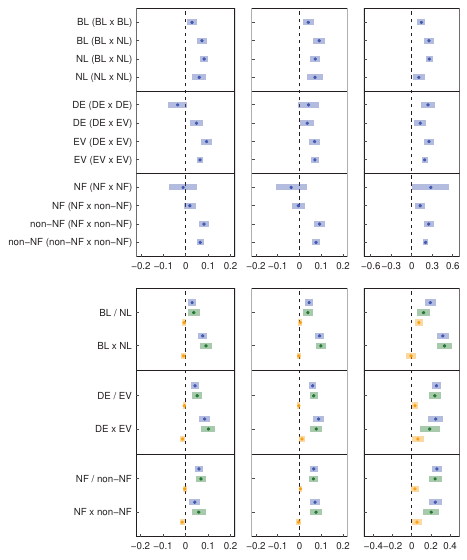

Write the R code that produced this figure.
rm(list = ls())
library(rstudioapi)
library(metafor)
library(multcomp)
library(ggplot2)
library(cowplot)
currentPath <- getSourceEditorContext()$path
charLocations <- gregexpr('/',currentPath)[[1]]
currentPath <- substring(currentPath,1,charLocations[length(charLocations)]-1)
setwd(currentPath)

##==== Function ====##
theme_custom <- function(){
  myTheme <- theme(panel.background = element_rect(fill = 'white',color = 'black',size = 0.5),
                   panel.grid = element_blank(),
                   legend.position = 'none',
                   plot.margin = margin(6,6,6,6),
                   plot.background = element_blank(),
                   axis.ticks = element_line(size = 0.3),
                   axis.ticks.length = unit(-0.15,'lines'),
                   axis.title.y = element_blank(),
                   axis.title.x = element_blank(),
                   axis.text.y = element_text(size = 7,margin = margin(0,3,0,0),color = '#000000'),
                   axis.text.x = element_text(size = 7,margin = margin(4,0,0,0),color = '#000000'))
  return(myTheme)
}
CMYKtoRGB <- function(C,M,Y,K){
  Rc <- (1-C)*(1-K)
  Gc <- (1-M)*(1-K)
  Bc <- (1-Y)*(1-K)
  R <- as.character(as.hexmode((ceiling(Rc*255))))
  G <- as.character(as.hexmode((ceiling(Gc*255))))
  B <- as.character(as.hexmode((ceiling(Bc*255))))
  if(nchar(R) == 1){
    R <- paste0('0',R)
  }
  if(nchar(G) == 1){
    G <- paste0('0',G)
  }
  if(nchar(B) == 1){
    B <- paste0('0',B)
  }
  RGBColor <- paste0('#',R,G,B)
  return(RGBColor)
}
##==== Function ====##

##==== Part 1: Height (Species) ====##
load('Data_Height_Species.R')
dataMatrix$Level4 <- as.factor(paste(dataMatrix$Lat,dataMatrix$Lon))
dataMatrix$Level3 <- as.factor(paste(dataMatrix$Composition,dataMatrix$Age,dataMatrix$Density))
dataMatrix$Level2 <- as.factor(dataMatrix$Species)
dataMatrix$Level1 <- as.factor(seq(1,nrow(dataMatrix)))
# Part 1.1: Needleleaf
dataMatrix$NeedleleafClass <- as.factor(dataMatrix$NeedleleafClass)
res_1 <- rma.mv(yi,vi,mods = ~NeedleleafClass-1,random = ~1|Level4/Level3/Level2/Level1,method = 'ML',data = dataMatrix)
figMatrix_1 <- data.frame()
for(i in seq(1,nrow(res_1$b))){
  tempRowName <- row.names(res_1$b)[i]
  selectID <- gregexpr('Class',tempRowName)[[1]]
  tempClass <- substring(tempRowName,(selectID + 5),nchar(tempRowName))
  tempMatrix <- data.frame(Class = tempClass,Mean = as.numeric(res_1$b[i]),
                           UpLimit = as.numeric(res_1$ci.ub[i]),LowLimit = as.numeric(res_1$ci.lb[i]))
  figMatrix_1 <- rbind(figMatrix_1,tempMatrix)
}
figMatrix_1$Class <- factor(figMatrix_1$Class,levels = c('Broad (Broad)','Broad (Broad*Needle)','Needle (Broad*Needle)','Needle (Needle)'),ordered = TRUE)
# Part 1.2: Evergreen
dataMatrix$EvergreenClass <- as.factor(dataMatrix$EvergreenClass)
res_2 <- rma.mv(yi,vi,mods = ~EvergreenClass-1,random = ~1|Level4/Level3/Level2/Level1,method = 'ML',data = dataMatrix)
figMatrix_2 <- data.frame()
for(i in seq(1,nrow(res_2$b))){
  tempRowName <- row.names(res_2$b)[i]
  selectID <- gregexpr('Class',tempRowName)[[1]]
  tempClass <- substring(tempRowName,(selectID + 5),nchar(tempRowName))
  tempMatrix <- data.frame(Class = tempClass,Mean = as.numeric(res_2$b[i]),
                           UpLimit = as.numeric(res_2$ci.ub[i]),LowLimit = as.numeric(res_2$ci.lb[i]))
  figMatrix_2 <- rbind(figMatrix_2,tempMatrix)
}
figMatrix_2$Class <- factor(figMatrix_2$Class,levels = c('Deciduous (Deciduous)','Deciduous (Deciduous*Evergreen)','Evergreen (Deciduous*Evergreen)','Evergreen (Evergreen)'),ordered = TRUE)
# Part 1.3: Nitrogen
dataMatrix$NitrogenClass <- as.factor(dataMatrix$NitrogenClass)
res_3 <- rma.mv(yi,vi,mods = ~NitrogenClass-1,random = ~1|Level4/Level3/Level2/Level1,method = 'ML',data = dataMatrix)
figMatrix_3 <- data.frame()
for(i in seq(1,nrow(res_3$b))){
  tempRowName <- row.names(res_3$b)[i]
  selectID <- gregexpr('Class',tempRowName)[[1]]
  tempClass <- substring(tempRowName,(selectID + 5),nchar(tempRowName))
  tempMatrix <- data.frame(Class = tempClass,Mean = as.numeric(res_3$b[i]),
                           UpLimit = as.numeric(res_3$ci.ub[i]),LowLimit = as.numeric(res_3$ci.lb[i]))
  figMatrix_3 <- rbind(figMatrix_3,tempMatrix)
}
figMatrix_3$Class <- factor(figMatrix_3$Class,levels = c('N (N)','N (Non-N*N)','Non-N (Non-N*N)','Non-N (Non-N)'),ordered = TRUE)
# Part 1.4: Multiple comparison
multiCompare_1 <- summary(glht(res_1, linfct = rbind(c(-1,1,0,0),c(-1,0,1,0),c(-1,0,0,1),c(0,-1,1,0),c(0,-1,0,1),c(0,0,-1,1))),test = adjusted('none'))
multiCompare_2 <- summary(glht(res_2, linfct = rbind(c(-1,1,0,0),c(-1,0,1,0),c(-1,0,0,1),c(0,-1,1,0),c(0,-1,0,1),c(0,0,-1,1))),test = adjusted('none'))
multiCompare_3 <- summary(glht(res_3, linfct = rbind(c(-1,1,0,0),c(-1,0,1,0),c(-1,0,0,1),c(0,-1,1,0),c(0,-1,0,1),c(0,0,-1,1))),test = adjusted('none'))
# Part 1.5: Draw
# BL vs. NL
figMatrix_1$XLocation <- 0
selectID <- which(figMatrix_1$Class == 'Broad (Broad)')
figMatrix_1$XLocation[selectID] <- 13
selectID <- which(figMatrix_1$Class == 'Broad (Broad*Needle)')
figMatrix_1$XLocation[selectID] <- 12
selectID <- which(figMatrix_1$Class == 'Needle (Broad*Needle)')
figMatrix_1$XLocation[selectID] <- 11
selectID <- which(figMatrix_1$Class == 'Needle (Needle)')
figMatrix_1$XLocation[selectID] <- 10
# DE vs. EV
figMatrix_2$XLocation <- 0
selectID <- which(figMatrix_2$Class == 'Deciduous (Deciduous)')
figMatrix_2$XLocation[selectID] <- 8.5
selectID <- which(figMatrix_2$Class == 'Deciduous (Deciduous*Evergreen)')
figMatrix_2$XLocation[selectID] <- 7.5
selectID <- which(figMatrix_2$Class == 'Evergreen (Deciduous*Evergreen)')
figMatrix_2$XLocation[selectID] <- 6.5
selectID <- which(figMatrix_2$Class == 'Evergreen (Evergreen)')
figMatrix_2$XLocation[selectID] <- 5.5
# NF vs. non-NF
figMatrix_3$XLocation <- 0
selectID <- which(figMatrix_3$Class == 'N (N)')
figMatrix_3$XLocation[selectID] <- 4
selectID <- which(figMatrix_3$Class == 'N (Non-N*N)')
figMatrix_3$XLocation[selectID] <- 3
selectID <- which(figMatrix_3$Class == 'Non-N (Non-N*N)')
figMatrix_3$XLocation[selectID] <- 2
selectID <- which(figMatrix_3$Class == 'Non-N (Non-N)')
figMatrix_3$XLocation[selectID] <- 1
figMatrix <- rbind(figMatrix_1,figMatrix_2,figMatrix_3)
# Polygons
width <- 0.33
polygons <- data.frame()
for(i in seq(1,nrow(figMatrix))){
  point_1 <- data.frame(X = figMatrix$XLocation[i] - width/2,Y = figMatrix$LowLimit[i])
  point_2 <- data.frame(X = figMatrix$XLocation[i] - width/2,Y = figMatrix$UpLimit[i])
  point_3 <- data.frame(X = figMatrix$XLocation[i] + width/2,Y = figMatrix$UpLimit[i])
  point_4 <- data.frame(X = figMatrix$XLocation[i] + width/2,Y = figMatrix$LowLimit[i])
  tempPolygon <- rbind(point_1,point_2,point_3,point_4,point_1)
  tempPolygon$ID <- i
  polygons <- rbind(polygons,tempPolygon)
}
# Draw
Fig_2a <- ggplot()+
  geom_vline(xintercept = 4.75,size = 0.3,color = '#000000')+
  geom_vline(xintercept = 9.25,size = 0.3,color = '#000000')+
  geom_hline(yintercept = 0,size = 0.3,color = '#000000',linetype = 'dashed')+
  geom_polygon(data = polygons,mapping = aes(x = X,y = Y,group = ID),fill = CMYKtoRGB(0.84,0.67,0,0),alpha = 0.4)+
  geom_point(data = figMatrix,mapping = aes(x = XLocation,y = Mean),size = 0.5,color = CMYKtoRGB(0.84,0.67,0,0))+
  scale_x_continuous(breaks = c(1,2,3,4,5.5,6.5,7.5,8.5,10,11,12,13),
                     labels = c('non-NF (non-NF x non-NF)','non-NF (NF x non-NF)','NF (NF x non-NF)','NF (NF x NF)',
                                'EV (EV x EV)','EV (DE x EV)','DE (DE x EV)','DE (DE x DE)',
                                'NL (NL x NL)','NL (BL x NL)','BL (BL x NL)','BL (BL x BL)'))+
  scale_y_continuous(limits = c(-0.22,0.22),breaks = seq(-0.2,0.2,0.1),labels = c('-0.2','-0.1','0','0.1','0.2'),expand = c(0,0))+
  coord_flip()+
  theme_custom()
##==== Part 1: Height (Species) ====##

##==== Part 2: DBH (Species) ====##
load('Data_DBH_Species.R')
dataMatrix$Level4 <- as.factor(paste(dataMatrix$Lat,dataMatrix$Lon))
dataMatrix$Level3 <- as.factor(paste(dataMatrix$Composition,dataMatrix$Age,dataMatrix$Density))
dataMatrix$Level2 <- as.factor(dataMatrix$Species)
dataMatrix$Level1 <- as.factor(seq(1,nrow(dataMatrix)))
# Part 2.1: Needleleaf
dataMatrix$NeedleleafClass <- as.factor(dataMatrix$NeedleleafClass)
res_1 <- rma.mv(yi,vi,mods = ~NeedleleafClass-1,random = ~1|Level4/Level3/Level2/Level1,method = 'ML',data = dataMatrix)
figMatrix_1 <- data.frame()
for(i in seq(1,nrow(res_1$b))){
  tempRowName <- row.names(res_1$b)[i]
  selectID <- gregexpr('Class',tempRowName)[[1]]
  tempClass <- substring(tempRowName,(selectID + 5),nchar(tempRowName))
  tempMatrix <- data.frame(Class = tempClass,Mean = as.numeric(res_1$b[i]),
                           UpLimit = as.numeric(res_1$ci.ub[i]),LowLimit = as.numeric(res_1$ci.lb[i]))
  figMatrix_1 <- rbind(figMatrix_1,tempMatrix)
}
figMatrix_1$Class <- factor(figMatrix_1$Class,levels = c('Broad (Broad)','Broad (Broad*Needle)','Needle (Broad*Needle)','Needle (Needle)'),ordered = TRUE)
# Part 2.2: Evergreen
dataMatrix$EvergreenClass <- as.factor(dataMatrix$EvergreenClass)
res_2 <- rma.mv(yi,vi,mods = ~EvergreenClass-1,random = ~1|Level4/Level3/Level2/Level1,method = 'ML',data = dataMatrix)
figMatrix_2 <- data.frame()
for(i in seq(1,nrow(res_2$b))){
  tempRowName <- row.names(res_2$b)[i]
  selectID <- gregexpr('Class',tempRowName)[[1]]
  tempClass <- substring(tempRowName,(selectID + 5),nchar(tempRowName))
  tempMatrix <- data.frame(Class = tempClass,Mean = as.numeric(res_2$b[i]),
                           UpLimit = as.numeric(res_2$ci.ub[i]),LowLimit = as.numeric(res_2$ci.lb[i]))
  figMatrix_2 <- rbind(figMatrix_2,tempMatrix)
}
figMatrix_2$Class <- factor(figMatrix_2$Class,levels = c('Deciduous (Deciduous)','Deciduous (Deciduous*Evergreen)','Evergreen (Deciduous*Evergreen)','Evergreen (Evergreen)'),ordered = TRUE)
# Part 2.3: Nitrogen
dataMatrix$NitrogenClass <- as.factor(dataMatrix$NitrogenClass)
res_3 <- rma.mv(yi,vi,mods = ~NitrogenClass-1,random = ~1|Level4/Level3/Level2/Level1,method = 'ML',data = dataMatrix)
figMatrix_3 <- data.frame()
for(i in seq(1,nrow(res_3$b))){
  tempRowName <- row.names(res_3$b)[i]
  selectID <- gregexpr('Class',tempRowName)[[1]]
  tempClass <- substring(tempRowName,(selectID + 5),nchar(tempRowName))
  tempMatrix <- data.frame(Class = tempClass,Mean = as.numeric(res_3$b[i]),
                           UpLimit = as.numeric(res_3$ci.ub[i]),LowLimit = as.numeric(res_3$ci.lb[i]))
  figMatrix_3 <- rbind(figMatrix_3,tempMatrix)
}
figMatrix_3$Class <- factor(figMatrix_3$Class,levels = c('N (N)','N (Non-N*N)','Non-N (Non-N*N)','Non-N (Non-N)'),ordered = TRUE)
# Part 2.4: Multiple comparison
multiCompare_1 <- summary(glht(res_1, linfct = rbind(c(-1,1,0,0),c(-1,0,1,0),c(-1,0,0,1),c(0,-1,1,0),c(0,-1,0,1),c(0,0,-1,1))),test = adjusted('none'))
multiCompare_2 <- summary(glht(res_2, linfct = rbind(c(-1,1,0,0),c(-1,0,1,0),c(-1,0,0,1),c(0,-1,1,0),c(0,-1,0,1),c(0,0,-1,1))),test = adjusted('none'))
multiCompare_3 <- summary(glht(res_3, linfct = rbind(c(-1,1,0,0),c(-1,0,1,0),c(-1,0,0,1),c(0,-1,1,0),c(0,-1,0,1),c(0,0,-1,1))),test = adjusted('none'))
# Part 2.5: Draw
# BL vs. NL
figMatrix_1$XLocation <- 0
selectID <- which(figMatrix_1$Class == 'Broad (Broad)')
figMatrix_1$XLocation[selectID] <- 13
selectID <- which(figMatrix_1$Class == 'Broad (Broad*Needle)')
figMatrix_1$XLocation[selectID] <- 12
selectID <- which(figMatrix_1$Class == 'Needle (Broad*Needle)')
figMatrix_1$XLocation[selectID] <- 11
selectID <- which(figMatrix_1$Class == 'Needle (Needle)')
figMatrix_1$XLocation[selectID] <- 10
# DE vs. EV
figMatrix_2$XLocation <- 0
selectID <- which(figMatrix_2$Class == 'Deciduous (Deciduous)')
figMatrix_2$XLocation[selectID] <- 8.5
selectID <- which(figMatrix_2$Class == 'Deciduous (Deciduous*Evergreen)')
figMatrix_2$XLocation[selectID] <- 7.5
selectID <- which(figMatrix_2$Class == 'Evergreen (Deciduous*Evergreen)')
figMatrix_2$XLocation[selectID] <- 6.5
selectID <- which(figMatrix_2$Class == 'Evergreen (Evergreen)')
figMatrix_2$XLocation[selectID] <- 5.5
# NF vs. non-NF
figMatrix_3$XLocation <- 0
selectID <- which(figMatrix_3$Class == 'N (N)')
figMatrix_3$XLocation[selectID] <- 4
selectID <- which(figMatrix_3$Class == 'N (Non-N*N)')
figMatrix_3$XLocation[selectID] <- 3
selectID <- which(figMatrix_3$Class == 'Non-N (Non-N*N)')
figMatrix_3$XLocation[selectID] <- 2
selectID <- which(figMatrix_3$Class == 'Non-N (Non-N)')
figMatrix_3$XLocation[selectID] <- 1
figMatrix <- rbind(figMatrix_1,figMatrix_2,figMatrix_3)
# Polygons
width <- 0.33
polygons <- data.frame()
for(i in seq(1,nrow(figMatrix))){
  point_1 <- data.frame(X = figMatrix$XLocation[i] - width/2,Y = figMatrix$LowLimit[i])
  point_2 <- data.frame(X = figMatrix$XLocation[i] - width/2,Y = figMatrix$UpLimit[i])
  point_3 <- data.frame(X = figMatrix$XLocation[i] + width/2,Y = figMatrix$UpLimit[i])
  point_4 <- data.frame(X = figMatrix$XLocation[i] + width/2,Y = figMatrix$LowLimit[i])
  tempPolygon <- rbind(point_1,point_2,point_3,point_4,point_1)
  tempPolygon$ID <- i
  polygons <- rbind(polygons,tempPolygon)
}
# Draw
Fig_2b <- ggplot()+
  geom_vline(xintercept = 4.75,size = 0.3,color = '#000000')+
  geom_vline(xintercept = 9.25,size = 0.3,color = '#000000')+
  geom_hline(yintercept = 0,size = 0.3,color = '#000000',linetype = 'dashed')+
  geom_polygon(data = polygons,mapping = aes(x = X,y = Y,group = ID),fill = CMYKtoRGB(0.84,0.67,0,0),alpha = 0.4)+
  geom_point(data = figMatrix,mapping = aes(x = XLocation,y = Mean),size = 0.5,color = CMYKtoRGB(0.84,0.67,0,0))+
  scale_x_continuous(breaks = c(1,2,3,4,5.5,6.5,7.5,8.5,10,11,12,13),
                     labels = c('non-NF (non-NF x non-NF)','non-NF (NF x non-NF)','NF (NF x non-NF)','NF (NF x NF)',
                                'EV (EV x EV)','EV (DE x EV)','DE (DE x EV)','DE (DE x DE)',
                                'NL (NL x NL)','NL (BL x NL)','BL (BL x NL)','BL (BL x BL)'))+
  scale_y_continuous(limits = c(-0.22,0.22),breaks = seq(-0.2,0.2,0.1),labels = c('-0.2','-0.1','0','0.1','0.2'),expand = c(0,0))+
  coord_flip()+
  theme_custom()+
  theme(axis.text.y = element_blank())
##==== Part 2: DBH (Species) ====##

##==== Part 3: Biomass (Species) ====##
load('Data_Bio_Species.R')
dataMatrix$Level4 <- as.factor(paste(dataMatrix$Lat,dataMatrix$Lon))
dataMatrix$Level3 <- as.factor(paste(dataMatrix$Composition,dataMatrix$Age,dataMatrix$Density))
dataMatrix$Level2 <- as.factor(dataMatrix$Species)
dataMatrix$Level1 <- as.factor(seq(1,nrow(dataMatrix)))
# Part 3.1: Needleleaf
dataMatrix$NeedleleafClass <- as.factor(dataMatrix$NeedleleafClass)
res_1 <- rma.mv(yi,vi,mods = ~NeedleleafClass-1,random = ~1|Level4/Level3/Level2/Level1,method = 'ML',data = dataMatrix)
figMatrix_1 <- data.frame()
for(i in seq(1,nrow(res_1$b))){
  tempRowName <- row.names(res_1$b)[i]
  selectID <- gregexpr('Class',tempRowName)[[1]]
  tempClass <- substring(tempRowName,(selectID + 5),nchar(tempRowName))
  tempMatrix <- data.frame(Class = tempClass,Mean = as.numeric(res_1$b[i]),
                           UpLimit = as.numeric(res_1$ci.ub[i]),LowLimit = as.numeric(res_1$ci.lb[i]))
  figMatrix_1 <- rbind(figMatrix_1,tempMatrix)
}
figMatrix_1$Class <- factor(figMatrix_1$Class,levels = c('Broad (Broad)','Broad (Broad*Needle)','Needle (Broad*Needle)','Needle (Needle)'),ordered = TRUE)
# Part 3.2: Evergreen
dataMatrix$EvergreenClass <- as.factor(dataMatrix$EvergreenClass)
res_2 <- rma.mv(yi,vi,mods = ~EvergreenClass-1,random = ~1|Level4/Level3/Level2/Level1,method = 'ML',data = dataMatrix)
figMatrix_2 <- data.frame()
for(i in seq(1,nrow(res_2$b))){
  tempRowName <- row.names(res_2$b)[i]
  selectID <- gregexpr('Class',tempRowName)[[1]]
  tempClass <- substring(tempRowName,(selectID + 5),nchar(tempRowName))
  tempMatrix <- data.frame(Class = tempClass,Mean = as.numeric(res_2$b[i]),
                           UpLimit = as.numeric(res_2$ci.ub[i]),LowLimit = as.numeric(res_2$ci.lb[i]))
  figMatrix_2 <- rbind(figMatrix_2,tempMatrix)
}
figMatrix_2$Class <- factor(figMatrix_2$Class,levels = c('Deciduous (Deciduous)','Deciduous (Deciduous*Evergreen)','Evergreen (Deciduous*Evergreen)','Evergreen (Evergreen)'),ordered = TRUE)
# Part 3.3: Nitrogen
dataMatrix$NitrogenClass <- as.factor(dataMatrix$NitrogenClass)
res_3 <- rma.mv(yi,vi,mods = ~NitrogenClass-1,random = ~1|Level4/Level3/Level2/Level1,method = 'ML',data = dataMatrix)
figMatrix_3 <- data.frame()
for(i in seq(1,nrow(res_3$b))){
  tempRowName <- row.names(res_3$b)[i]
  selectID <- gregexpr('Class',tempRowName)[[1]]
  tempClass <- substring(tempRowName,(selectID + 5),nchar(tempRowName))
  tempMatrix <- data.frame(Class = tempClass,Mean = as.numeric(res_3$b[i]),
                           UpLimit = as.numeric(res_3$ci.ub[i]),LowLimit = as.numeric(res_3$ci.lb[i]))
  figMatrix_3 <- rbind(figMatrix_3,tempMatrix)
}
figMatrix_3$Class <- factor(figMatrix_3$Class,levels = c('N (N)','N (Non-N*N)','Non-N (Non-N*N)','Non-N (Non-N)'),ordered = TRUE)
# Part 3.4: Multiple comparison
multiCompare_1 <- summary(glht(res_1, linfct = rbind(c(-1,1,0,0),c(-1,0,1,0),c(-1,0,0,1),c(0,-1,1,0),c(0,-1,0,1),c(0,0,-1,1))),test = adjusted('none'))
multiCompare_2 <- summary(glht(res_2, linfct = rbind(c(-1,1,0,0),c(-1,0,1,0),c(-1,0,0,1),c(0,-1,1,0),c(0,-1,0,1),c(0,0,-1,1))),test = adjusted('none'))
multiCompare_3 <- summary(glht(res_3, linfct = rbind(c(-1,1,0,0),c(-1,0,1,0),c(-1,0,0,1),c(0,-1,1,0),c(0,-1,0,1),c(0,0,-1,1))),test = adjusted('none'))
# Part 3.5: Draw
# BL vs. NL
figMatrix_1$XLocation <- 0
selectID <- which(figMatrix_1$Class == 'Broad (Broad)')
figMatrix_1$XLocation[selectID] <- 13
selectID <- which(figMatrix_1$Class == 'Broad (Broad*Needle)')
figMatrix_1$XLocation[selectID] <- 12
selectID <- which(figMatrix_1$Class == 'Needle (Broad*Needle)')
figMatrix_1$XLocation[selectID] <- 11
selectID <- which(figMatrix_1$Class == 'Needle (Needle)')
figMatrix_1$XLocation[selectID] <- 10
# DE vs. EV
figMatrix_2$XLocation <- 0
selectID <- which(figMatrix_2$Class == 'Deciduous (Deciduous)')
figMatrix_2$XLocation[selectID] <- 8.5
selectID <- which(figMatrix_2$Class == 'Deciduous (Deciduous*Evergreen)')
figMatrix_2$XLocation[selectID] <- 7.5
selectID <- which(figMatrix_2$Class == 'Evergreen (Deciduous*Evergreen)')
figMatrix_2$XLocation[selectID] <- 6.5
selectID <- which(figMatrix_2$Class == 'Evergreen (Evergreen)')
figMatrix_2$XLocation[selectID] <- 5.5
# NF vs. non-NF
figMatrix_3$XLocation <- 0
selectID <- which(figMatrix_3$Class == 'N (N)')
figMatrix_3$XLocation[selectID] <- 4
selectID <- which(figMatrix_3$Class == 'N (Non-N*N)')
figMatrix_3$XLocation[selectID] <- 3
selectID <- which(figMatrix_3$Class == 'Non-N (Non-N*N)')
figMatrix_3$XLocation[selectID] <- 2
selectID <- which(figMatrix_3$Class == 'Non-N (Non-N)')
figMatrix_3$XLocation[selectID] <- 1
figMatrix <- rbind(figMatrix_1,figMatrix_2,figMatrix_3)
# Polygons
width <- 0.33
polygons <- data.frame()
for(i in seq(1,nrow(figMatrix))){
  point_1 <- data.frame(X = figMatrix$XLocation[i] - width/2,Y = figMatrix$LowLimit[i])
  point_2 <- data.frame(X = figMatrix$XLocation[i] - width/2,Y = figMatrix$UpLimit[i])
  point_3 <- data.frame(X = figMatrix$XLocation[i] + width/2,Y = figMatrix$UpLimit[i])
  point_4 <- data.frame(X = figMatrix$XLocation[i] + width/2,Y = figMatrix$LowLimit[i])
  tempPolygon <- rbind(point_1,point_2,point_3,point_4,point_1)
  tempPolygon$ID <- i
  polygons <- rbind(polygons,tempPolygon)
}
# Draw
Fig_2c <- ggplot()+
  geom_vline(xintercept = 4.75,size = 0.3,color = '#000000')+
  geom_vline(xintercept = 9.25,size = 0.3,color = '#000000')+
  geom_hline(yintercept = 0,size = 0.3,color = '#000000',linetype = 'dashed')+
  geom_polygon(data = polygons,mapping = aes(x = X,y = Y,group = ID),fill = CMYKtoRGB(0.84,0.67,0,0),alpha = 0.4)+
  geom_point(data = figMatrix,mapping = aes(x = XLocation,y = Mean),size = 0.5,color = CMYKtoRGB(0.84,0.67,0,0))+
  scale_x_continuous(breaks = c(1,2,3,4,5.5,6.5,7.5,8.5,10,11,12,13),
                     labels = c('non-NF (non-NF x non-NF)','non-NF (NF x non-NF)','NF (NF x non-NF)','NF (NF x NF)',
                                'EV (EV x EV)','EV (DE x EV)','DE (DE x EV)','DE (DE x DE)',
                                'NL (NL x NL)','NL (BL x NL)','BL (BL x NL)','BL (BL x BL)'))+
  scale_y_continuous(limits = c(-0.7,0.7),breaks = seq(-0.6,0.6,0.3),labels = c('-0.6','-0.3','0','0.3','0.6'),expand = c(0,0))+
  coord_flip()+
  theme_custom()+
  theme(axis.text.y = element_blank())
##==== Part 3: Biomass (Species) ====##

##==== Part 4: Height (Community) ====##
load('Data_Height_Community.R')
dataMatrix$Level4 <- as.factor(paste(dataMatrix$Lat,dataMatrix$Lon))
dataMatrix$Level3 <- as.factor(paste(dataMatrix$Composition,dataMatrix$Age,dataMatrix$Density))
dataMatrix$Level2 <- as.factor(seq(1,nrow(dataMatrix)))
# Part 4.1: Needleleaf
dataMatrix$NeedleleafClass <- as.factor(dataMatrix$NeedleleafClass)
res_1_Net <- rma.mv(Net_yi,Net_vi,mods = ~NeedleleafClass-1,random = ~1|Level4/Level3/Level2,method = 'ML',data = dataMatrix)
res_1_Com <- rma.mv(Com_yi,Com_vi,mods = ~NeedleleafClass-1,random = ~1|Level4/Level3/Level2,method = 'ML',data = dataMatrix)
res_1_Sel <- rma.mv(Sel_yi,Sel_vi,mods = ~NeedleleafClass-1,random = ~1|Level4/Level3/Level2,method = 'ML',data = dataMatrix)
figMatrix_1 <- data.frame()
for(i in seq(1,nrow(res_1_Net$b))){
  # Net
  tempRowName <- row.names(res_1_Net$b)[[i]]
  selectID <- gregexpr('Class',tempRowName)[[1]]
  tempClass <- substring(tempRowName,(selectID + 5),nchar(tempRowName))
  tempMatrix <- data.frame(Class = tempClass,Mean = as.numeric(res_1_Net$b[i]),
                           UpLimit = as.numeric(res_1_Net$ci.ub[i]),LowLimit = as.numeric(res_1_Net$ci.lb[i]),
                           Group = 'Net')
  figMatrix_1 <- rbind(figMatrix_1,tempMatrix)
  # Com
  tempRowName <- row.names(res_1_Com$b)[[i]]
  selectID <- gregexpr('Class',tempRowName)[[1]]
  tempClass <- substring(tempRowName,(selectID + 5),nchar(tempRowName))
  tempMatrix <- data.frame(Class = tempClass,Mean = as.numeric(res_1_Com$b[i]),
                           UpLimit = as.numeric(res_1_Com$ci.ub[i]),LowLimit = as.numeric(res_1_Com$ci.lb[i]),
                           Group = 'Com')
  figMatrix_1 <- rbind(figMatrix_1,tempMatrix)
  # Sel
  tempRowName <- row.names(res_1_Sel$b)[[i]]
  selectID <- gregexpr('Class',tempRowName)[[1]]
  tempClass <- substring(tempRowName,(selectID+5),nchar(tempRowName))
  tempMatrix <- data.frame(Class = tempClass,Mean = as.numeric(res_1_Sel$b[i]),
                           UpLimit = as.numeric(res_1_Sel$ci.ub[i]),LowLimit = as.numeric(res_1_Sel$ci.lb[i]),
                           Group = 'Sel')
  figMatrix_1 <- rbind(figMatrix_1,tempMatrix)
}
# Part 4.2: Evergreen
dataMatrix$EvergreenClass <- as.factor(dataMatrix$EvergreenClass)
res_2_Net <- rma.mv(Net_yi,Net_vi,mods = ~EvergreenClass-1,random = ~1|Level4/Level3/Level2,method = 'ML',data = dataMatrix)
res_2_Com <- rma.mv(Com_yi,Com_vi,mods = ~EvergreenClass-1,random = ~1|Level4/Level3/Level2,method = 'ML',data = dataMatrix)
res_2_Sel <- rma.mv(Sel_yi,Sel_vi,mods = ~EvergreenClass-1,random = ~1|Level4/Level3/Level2,method = 'ML',data = dataMatrix)
figMatrix_2 <- data.frame()
for(i in seq(1,nrow(res_2_Net$b))){
  # Net
  tempRowName <- row.names(res_2_Net$b)[[i]]
  selectID <- gregexpr('Class',tempRowName)[[1]]
  tempClass <- substring(tempRowName,(selectID + 5),nchar(tempRowName))
  tempMatrix <- data.frame(Class = tempClass,Mean = as.numeric(res_2_Net$b[i]),
                           UpLimit = as.numeric(res_2_Net$ci.ub[i]),LowLimit = as.numeric(res_2_Net$ci.lb[i]),
                           Group = 'Net')
  figMatrix_2 <- rbind(figMatrix_2,tempMatrix)
  # Com
  tempRowName <- row.names(res_2_Com$b)[[i]]
  selectID <- gregexpr('Class',tempRowName)[[1]]
  tempClass <- substring(tempRowName,(selectID + 5),nchar(tempRowName))
  tempMatrix <- data.frame(Class = tempClass,Mean = as.numeric(res_2_Com$b[i]),
                           UpLimit = as.numeric(res_2_Com$ci.ub[i]),LowLimit = as.numeric(res_2_Com$ci.lb[i]),
                           Group = 'Com')
  figMatrix_2 <- rbind(figMatrix_2,tempMatrix)
  # Sel
  tempRowName <- row.names(res_2_Sel$b)[[i]]
  selectID <- gregexpr('Class',tempRowName)[[1]]
  tempClass <- substring(tempRowName,(selectID + 5),nchar(tempRowName))
  tempMatrix <- data.frame(Class = tempClass,Mean = as.numeric(res_2_Sel$b[i]),
                           UpLimit = as.numeric(res_2_Sel$ci.ub[i]),LowLimit = as.numeric(res_2_Sel$ci.lb[i]),
                           Group = 'Sel')
  figMatrix_2 <- rbind(figMatrix_2,tempMatrix)
}
# Part 4.3: Nitrogen
dataMatrix$NitrogenClass <- as.factor(dataMatrix$NitrogenClass)
res_3_Net <- rma.mv(Net_yi,Net_vi,mods = ~NitrogenClass-1,random = ~1|Level4/Level3/Level2,method = 'ML',data = dataMatrix)
res_3_Com <- rma.mv(Com_yi,Com_vi,mods = ~NitrogenClass-1,random = ~1|Level4/Level3/Level2,method = 'ML',data = dataMatrix)
res_3_Sel <- rma.mv(Sel_yi,Sel_vi,mods = ~NitrogenClass-1,random = ~1|Level4/Level3/Level2,method = 'ML',data = dataMatrix)
figMatrix_3 <- data.frame()
for(i in seq(1,nrow(res_3_Net$b))){
  # Net
  tempRowName <- row.names(res_3_Net$b)[[i]]
  selectID <- gregexpr('Class',tempRowName)[[1]]
  tempClass <- substring(tempRowName,(selectID + 5),nchar(tempRowName))
  tempMatrix <- data.frame(Class = tempClass,Mean = as.numeric(res_3_Net$b[i]),
                           UpLimit = as.numeric(res_3_Net$ci.ub[i]),LowLimit = as.numeric(res_3_Net$ci.lb[i]),
                           Group = 'Net')
  figMatrix_3 <- rbind(figMatrix_3,tempMatrix)
  # Com
  tempRowName <- row.names(res_3_Com$b)[[i]]
  selectID <- gregexpr('Class',tempRowName)[[1]]
  tempClass <- substring(tempRowName,(selectID + 5),nchar(tempRowName))
  tempMatrix <- data.frame(Class = tempClass,Mean = as.numeric(res_3_Com$b[i]),
                           UpLimit = as.numeric(res_3_Com$ci.ub[i]),LowLimit = as.numeric(res_3_Com$ci.lb[i]),
                           Group = 'Com')
  figMatrix_3 <- rbind(figMatrix_3,tempMatrix)
  # Sel
  tempRowName <- row.names(res_3_Sel$b)[[i]]
  selectID <- gregexpr('Class',tempRowName)[[1]]
  tempClass <- substring(tempRowName,(selectID + 5),nchar(tempRowName))
  tempMatrix <- data.frame(Class = tempClass,Mean = as.numeric(res_3_Sel$b[i]),
                           UpLimit = as.numeric(res_3_Sel$ci.ub[i]),LowLimit = as.numeric(res_3_Sel$ci.lb[i]),
                           Group = 'Sel')
  figMatrix_3 <- rbind(figMatrix_3,tempMatrix)
}
# Part 4.4: Draw
# BL vs. NL
figMatrix_1$XLocation <- 0
selectID <- which(figMatrix_1$Class == 'Needle/Broad')
figMatrix_1$XLocation[selectID] <- 7
selectID <- which(figMatrix_1$Class == 'Needle*Broad')
figMatrix_1$XLocation[selectID] <- 6
# DE vs. EV
figMatrix_2$XLocation <- 0
selectID <- which(figMatrix_2$Class == 'Deciduous/Evergreen')
figMatrix_2$XLocation[selectID] <- 4.5
selectID <- which(figMatrix_2$Class == 'Deciduous*Evergreen')
figMatrix_2$XLocation[selectID] <- 3.5
# NF vs. non-NF
figMatrix_3$XLocation <- 0
selectID <- which(figMatrix_3$Class == 'Non-N/N')
figMatrix_3$XLocation[selectID] <- 2
selectID <- which(figMatrix_3$Class == 'Non-N*N')
figMatrix_3$XLocation[selectID] <- 1
figMatrix <- rbind(figMatrix_1,figMatrix_2,figMatrix_3)
# Polygons
width <- 0.2
polygons <- data.frame()
for(i in seq(1,nrow(figMatrix))){
  point_1 <- data.frame(X = figMatrix$XLocation[i] - width/2,Y = figMatrix$LowLimit[i])
  point_2 <- data.frame(X = figMatrix$XLocation[i] - width/2,Y = figMatrix$UpLimit[i])
  point_3 <- data.frame(X = figMatrix$XLocation[i] + width/2,Y = figMatrix$UpLimit[i])
  point_4 <- data.frame(X = figMatrix$XLocation[i] + width/2,Y = figMatrix$LowLimit[i])
  tempPolygon <- rbind(point_1,point_2,point_3,point_4,point_1)
  tempPolygon$ID <- i
  tempPolygon$Group <- figMatrix$Group[i]
  polygons <- rbind(polygons,tempPolygon)
}
dodge <- 0.3
selectID_1 <- which(figMatrix$Group == 'Net')
selectID_2 <- which(figMatrix$Group == 'Sel')
figMatrix$XLocation[selectID_1] <- figMatrix$XLocation[selectID_1] + dodge
figMatrix$XLocation[selectID_2] <- figMatrix$XLocation[selectID_2] - dodge
figMatrix$Group <- factor(figMatrix$Group,levels = c('Net','Com','Sel'),ordered = TRUE)
selectID_1 <- which(polygons$Group == 'Net')
selectID_2 <- which(polygons$Group == 'Sel')
polygons$X[selectID_1] <- polygons$X[selectID_1] + dodge
polygons$X[selectID_2] <- polygons$X[selectID_2] - dodge
polygons$Group <- factor(polygons$Group,levels = c('Net','Com','Sel'),ordered = TRUE)
# Draw
Fig_2d <- ggplot()+
  geom_vline(xintercept = 2.75,size = 0.3,color = '#000000')+
  geom_vline(xintercept = 5.25,size = 0.3,color = '#000000')+
  geom_hline(yintercept = 0,size = 0.3,color = '#000000',linetype = 'dashed')+
  geom_polygon(data = polygons,mapping = aes(x = X,y = Y,group = ID,fill = Group),alpha = 0.4)+
  geom_point(data = figMatrix,mapping = aes(x = XLocation,y = Mean,group = Group,color = Group),size = 0.5)+
  scale_color_manual(values = c(CMYKtoRGB(0.84,0.67,0,0),CMYKtoRGB(0.82,0.20,0.93,0.24),CMYKtoRGB(0,0.38,0.96,0)))+
  scale_fill_manual(values = c(CMYKtoRGB(0.84,0.67,0,0),CMYKtoRGB(0.82,0.20,0.93,0.24),CMYKtoRGB(0,0.38,0.96,0)))+
  scale_x_continuous(breaks = c(1,2,3.5,4.5,6,7),labels = c('NF x non-NF','NF / non-NF','DE x EV','DE / EV','BL x NL','BL / NL'))+
  scale_y_continuous(limits = c(-0.22,0.22),breaks = seq(-0.2,0.2,0.1),labels = c('-0.2','-0.1','0','0.1','0.2'),expand = c(0,0))+
  coord_flip()+
  theme_custom()
##==== Part 4: Height (Community) ====##

##==== Part 5: DBH (Community) ====##
load('Data_DBH_Community.R')
dataMatrix$Level4 <- as.factor(paste(dataMatrix$Lat,dataMatrix$Lon))
dataMatrix$Level3 <- as.factor(paste(dataMatrix$Composition,dataMatrix$Age,dataMatrix$Density))
dataMatrix$Level2 <- as.factor(seq(1,nrow(dataMatrix)))
# Part 5.1: Needleleaf
dataMatrix$NeedleleafClass <- as.factor(dataMatrix$NeedleleafClass)
res_1_Net <- rma.mv(Net_yi,Net_vi,mods = ~NeedleleafClass-1,random = ~1|Level4/Level3/Level2,method = 'ML',data = dataMatrix)
res_1_Com <- rma.mv(Com_yi,Com_vi,mods = ~NeedleleafClass-1,random = ~1|Level4/Level3/Level2,method = 'ML',data = dataMatrix)
res_1_Sel <- rma.mv(Sel_yi,Sel_vi,mods = ~NeedleleafClass-1,random = ~1|Level4/Level3/Level2,method = 'ML',data = dataMatrix)
figMatrix_1 <- data.frame()
for(i in seq(1,nrow(res_1_Net$b))){
  # Net
  tempRowName <- row.names(res_1_Net$b)[[i]]
  selectID <- gregexpr('Class',tempRowName)[[1]]
  tempClass <- substring(tempRowName,(selectID + 5),nchar(tempRowName))
  tempMatrix <- data.frame(Class = tempClass,Mean = as.numeric(res_1_Net$b[i]),
                           UpLimit = as.numeric(res_1_Net$ci.ub[i]),LowLimit = as.numeric(res_1_Net$ci.lb[i]),
                           Group = 'Net')
  figMatrix_1 <- rbind(figMatrix_1,tempMatrix)
  # Com
  tempRowName <- row.names(res_1_Com$b)[[i]]
  selectID <- gregexpr('Class',tempRowName)[[1]]
  tempClass <- substring(tempRowName,(selectID + 5),nchar(tempRowName))
  tempMatrix <- data.frame(Class = tempClass,Mean = as.numeric(res_1_Com$b[i]),
                           UpLimit = as.numeric(res_1_Com$ci.ub[i]),LowLimit = as.numeric(res_1_Com$ci.lb[i]),
                           Group = 'Com')
  figMatrix_1 <- rbind(figMatrix_1,tempMatrix)
  # Sel
  tempRowName <- row.names(res_1_Sel$b)[[i]]
  selectID <- gregexpr('Class',tempRowName)[[1]]
  tempClass <- substring(tempRowName,(selectID+5),nchar(tempRowName))
  tempMatrix <- data.frame(Class = tempClass,Mean = as.numeric(res_1_Sel$b[i]),
                           UpLimit = as.numeric(res_1_Sel$ci.ub[i]),LowLimit = as.numeric(res_1_Sel$ci.lb[i]),
                           Group = 'Sel')
  figMatrix_1 <- rbind(figMatrix_1,tempMatrix)
}
# Part 5.2: Evergreen
dataMatrix$EvergreenClass <- as.factor(dataMatrix$EvergreenClass)
res_2_Net <- rma.mv(Net_yi,Net_vi,mods = ~EvergreenClass-1,random = ~1|Level4/Level3/Level2,method = 'ML',data = dataMatrix)
res_2_Com <- rma.mv(Com_yi,Com_vi,mods = ~EvergreenClass-1,random = ~1|Level4/Level3/Level2,method = 'ML',data = dataMatrix)
res_2_Sel <- rma.mv(Sel_yi,Sel_vi,mods = ~EvergreenClass-1,random = ~1|Level4/Level3/Level2,method = 'ML',data = dataMatrix)
figMatrix_2 <- data.frame()
for(i in seq(1,nrow(res_2_Net$b))){
  # Net
  tempRowName <- row.names(res_2_Net$b)[[i]]
  selectID <- gregexpr('Class',tempRowName)[[1]]
  tempClass <- substring(tempRowName,(selectID + 5),nchar(tempRowName))
  tempMatrix <- data.frame(Class = tempClass,Mean = as.numeric(res_2_Net$b[i]),
                           UpLimit = as.numeric(res_2_Net$ci.ub[i]),LowLimit = as.numeric(res_2_Net$ci.lb[i]),
                           Group = 'Net')
  figMatrix_2 <- rbind(figMatrix_2,tempMatrix)
  # Com
  tempRowName <- row.names(res_2_Com$b)[[i]]
  selectID <- gregexpr('Class',tempRowName)[[1]]
  tempClass <- substring(tempRowName,(selectID + 5),nchar(tempRowName))
  tempMatrix <- data.frame(Class = tempClass,Mean = as.numeric(res_2_Com$b[i]),
                           UpLimit = as.numeric(res_2_Com$ci.ub[i]),LowLimit = as.numeric(res_2_Com$ci.lb[i]),
                           Group = 'Com')
  figMatrix_2 <- rbind(figMatrix_2,tempMatrix)
  # Sel
  tempRowName <- row.names(res_2_Sel$b)[[i]]
  selectID <- gregexpr('Class',tempRowName)[[1]]
  tempClass <- substring(tempRowName,(selectID + 5),nchar(tempRowName))
  tempMatrix <- data.frame(Class = tempClass,Mean = as.numeric(res_2_Sel$b[i]),
                           UpLimit = as.numeric(res_2_Sel$ci.ub[i]),LowLimit = as.numeric(res_2_Sel$ci.lb[i]),
                           Group = 'Sel')
  figMatrix_2 <- rbind(figMatrix_2,tempMatrix)
}
# Part 5.3: Nitrogen
dataMatrix$NitrogenClass <- as.factor(dataMatrix$NitrogenClass)
res_3_Net <- rma.mv(Net_yi,Net_vi,mods = ~NitrogenClass-1,random = ~1|Level4/Level3/Level2,method = 'ML',data = dataMatrix)
res_3_Com <- rma.mv(Com_yi,Com_vi,mods = ~NitrogenClass-1,random = ~1|Level4/Level3/Level2,method = 'ML',data = dataMatrix)
res_3_Sel <- rma.mv(Sel_yi,Sel_vi,mods = ~NitrogenClass-1,random = ~1|Level4/Level3/Level2,method = 'ML',data = dataMatrix)
figMatrix_3 <- data.frame()
for(i in seq(1,nrow(res_3_Net$b))){
  # Net
  tempRowName <- row.names(res_3_Net$b)[[i]]
  selectID <- gregexpr('Class',tempRowName)[[1]]
  tempClass <- substring(tempRowName,(selectID + 5),nchar(tempRowName))
  tempMatrix <- data.frame(Class = tempClass,Mean = as.numeric(res_3_Net$b[i]),
                           UpLimit = as.numeric(res_3_Net$ci.ub[i]),LowLimit = as.numeric(res_3_Net$ci.lb[i]),
                           Group = 'Net')
  figMatrix_3 <- rbind(figMatrix_3,tempMatrix)
  # Com
  tempRowName <- row.names(res_3_Com$b)[[i]]
  selectID <- gregexpr('Class',tempRowName)[[1]]
  tempClass <- substring(tempRowName,(selectID + 5),nchar(tempRowName))
  tempMatrix <- data.frame(Class = tempClass,Mean = as.numeric(res_3_Com$b[i]),
                           UpLimit = as.numeric(res_3_Com$ci.ub[i]),LowLimit = as.numeric(res_3_Com$ci.lb[i]),
                           Group = 'Com')
  figMatrix_3 <- rbind(figMatrix_3,tempMatrix)
  # Sel
  tempRowName <- row.names(res_3_Sel$b)[[i]]
  selectID <- gregexpr('Class',tempRowName)[[1]]
  tempClass <- substring(tempRowName,(selectID + 5),nchar(tempRowName))
  tempMatrix <- data.frame(Class = tempClass,Mean = as.numeric(res_3_Sel$b[i]),
                           UpLimit = as.numeric(res_3_Sel$ci.ub[i]),LowLimit = as.numeric(res_3_Sel$ci.lb[i]),
                           Group = 'Sel')
  figMatrix_3 <- rbind(figMatrix_3,tempMatrix)
}
# Part 5.4: Draw
# BL vs. NL
figMatrix_1$XLocation <- 0
selectID <- which(figMatrix_1$Class == 'Needle/Broad')
figMatrix_1$XLocation[selectID] <- 7
selectID <- which(figMatrix_1$Class == 'Needle*Broad')
figMatrix_1$XLocation[selectID] <- 6
# DE vs. EV
figMatrix_2$XLocation <- 0
selectID <- which(figMatrix_2$Class == 'Deciduous/Evergreen')
figMatrix_2$XLocation[selectID] <- 4.5
selectID <- which(figMatrix_2$Class == 'Deciduous*Evergreen')
figMatrix_2$XLocation[selectID] <- 3.5
# NF vs. non-NF
figMatrix_3$XLocation <- 0
selectID <- which(figMatrix_3$Class == 'Non-N/N')
figMatrix_3$XLocation[selectID] <- 2
selectID <- which(figMatrix_3$Class == 'Non-N*N')
figMatrix_3$XLocation[selectID] <- 1
figMatrix <- rbind(figMatrix_1,figMatrix_2,figMatrix_3)
# Polygons
width <- 0.2
polygons <- data.frame()
for(i in seq(1,nrow(figMatrix))){
  point_1 <- data.frame(X = figMatrix$XLocation[i] - width/2,Y = figMatrix$LowLimit[i])
  point_2 <- data.frame(X = figMatrix$XLocation[i] - width/2,Y = figMatrix$UpLimit[i])
  point_3 <- data.frame(X = figMatrix$XLocation[i] + width/2,Y = figMatrix$UpLimit[i])
  point_4 <- data.frame(X = figMatrix$XLocation[i] + width/2,Y = figMatrix$LowLimit[i])
  tempPolygon <- rbind(point_1,point_2,point_3,point_4,point_1)
  tempPolygon$ID <- i
  tempPolygon$Group <- figMatrix$Group[i]
  polygons <- rbind(polygons,tempPolygon)
}
dodge <- 0.3
selectID_1 <- which(figMatrix$Group == 'Net')
selectID_2 <- which(figMatrix$Group == 'Sel')
figMatrix$XLocation[selectID_1] <- figMatrix$XLocation[selectID_1] + dodge
figMatrix$XLocation[selectID_2] <- figMatrix$XLocation[selectID_2] - dodge
figMatrix$Group <- factor(figMatrix$Group,levels = c('Net','Com','Sel'),ordered = TRUE)
selectID_1 <- which(polygons$Group == 'Net')
selectID_2 <- which(polygons$Group == 'Sel')
polygons$X[selectID_1] <- polygons$X[selectID_1] + dodge
polygons$X[selectID_2] <- polygons$X[selectID_2] - dodge
polygons$Group <- factor(polygons$Group,levels = c('Net','Com','Sel'),ordered = TRUE)
# Draw
Fig_2e <- ggplot()+
  geom_vline(xintercept = 2.75,size = 0.3,color = '#000000')+
  geom_vline(xintercept = 5.25,size = 0.3,color = '#000000')+
  geom_hline(yintercept = 0,size = 0.3,color = '#000000',linetype = 'dashed')+
  geom_polygon(data = polygons,mapping = aes(x = X,y = Y,group = ID,fill = Group),alpha = 0.4)+
  geom_point(data = figMatrix,mapping = aes(x = XLocation,y = Mean,group = Group,color = Group),size = 0.5)+
  scale_color_manual(values = c(CMYKtoRGB(0.84,0.67,0,0),CMYKtoRGB(0.82,0.20,0.93,0.24),CMYKtoRGB(0,0.38,0.96,0)))+
  scale_fill_manual(values = c(CMYKtoRGB(0.84,0.67,0,0),CMYKtoRGB(0.82,0.20,0.93,0.24),CMYKtoRGB(0,0.38,0.96,0)))+
  scale_x_continuous(breaks = c(1,2,3.5,4.5,6,7),labels = c('NF x non-NF','NF / non-NF','DE x EV','DE / EV','BL x NL','BL / NL'))+
  scale_y_continuous(limits = c(-0.22,0.22),breaks = seq(-0.2,0.2,0.1),labels = c('-0.2','-0.1','0','0.1','0.2'),expand = c(0,0))+
  coord_flip()+
  theme_custom()+
  theme(axis.text.y = element_blank())
##==== Part 5: DBH (Community) ====##

##==== Part 6: Biomass (Community) ====##
load('Data_Bio_Community.R')
dataMatrix$Level4 <- as.factor(paste(dataMatrix$Lat,dataMatrix$Lon))
dataMatrix$Level3 <- as.factor(paste(dataMatrix$Composition,dataMatrix$Age,dataMatrix$Density))
dataMatrix$Level2 <- as.factor(seq(1,nrow(dataMatrix)))
# Part 6.1: Needleleaf
dataMatrix$NeedleleafClass <- as.factor(dataMatrix$NeedleleafClass)
res_1_Net <- rma.mv(Net_yi,Net_vi,mods = ~NeedleleafClass-1,random = ~1|Level4/Level3/Level2,method = 'ML',data = dataMatrix)
res_1_Com <- rma.mv(Com_yi,Com_vi,mods = ~NeedleleafClass-1,random = ~1|Level4/Level3/Level2,method = 'ML',data = dataMatrix)
res_1_Sel <- rma.mv(Sel_yi,Sel_vi,mods = ~NeedleleafClass-1,random = ~1|Level4/Level3/Level2,method = 'ML',data = dataMatrix)
figMatrix_1 <- data.frame()
for(i in seq(1,nrow(res_1_Net$b))){
  # Net
  tempRowName <- row.names(res_1_Net$b)[[i]]
  selectID <- gregexpr('Class',tempRowName)[[1]]
  tempClass <- substring(tempRowName,(selectID + 5),nchar(tempRowName))
  tempMatrix <- data.frame(Class = tempClass,Mean = as.numeric(res_1_Net$b[i]),
                           UpLimit = as.numeric(res_1_Net$ci.ub[i]),LowLimit = as.numeric(res_1_Net$ci.lb[i]),
                           Group = 'Net')
  figMatrix_1 <- rbind(figMatrix_1,tempMatrix)
  # Com
  tempRowName <- row.names(res_1_Com$b)[[i]]
  selectID <- gregexpr('Class',tempRowName)[[1]]
  tempClass <- substring(tempRowName,(selectID + 5),nchar(tempRowName))
  tempMatrix <- data.frame(Class = tempClass,Mean = as.numeric(res_1_Com$b[i]),
                           UpLimit = as.numeric(res_1_Com$ci.ub[i]),LowLimit = as.numeric(res_1_Com$ci.lb[i]),
                           Group = 'Com')
  figMatrix_1 <- rbind(figMatrix_1,tempMatrix)
  # Sel
  tempRowName <- row.names(res_1_Sel$b)[[i]]
  selectID <- gregexpr('Class',tempRowName)[[1]]
  tempClass <- substring(tempRowName,(selectID+5),nchar(tempRowName))
  tempMatrix <- data.frame(Class = tempClass,Mean = as.numeric(res_1_Sel$b[i]),
                           UpLimit = as.numeric(res_1_Sel$ci.ub[i]),LowLimit = as.numeric(res_1_Sel$ci.lb[i]),
                           Group = 'Sel')
  figMatrix_1 <- rbind(figMatrix_1,tempMatrix)
}
# Part 6.2: Evergreen
dataMatrix$EvergreenClass <- as.factor(dataMatrix$EvergreenClass)
res_2_Net <- rma.mv(Net_yi,Net_vi,mods = ~EvergreenClass-1,random = ~1|Level4/Level3/Level2,method = 'ML',data = dataMatrix)
res_2_Com <- rma.mv(Com_yi,Com_vi,mods = ~EvergreenClass-1,random = ~1|Level4/Level3/Level2,method = 'ML',data = dataMatrix)
res_2_Sel <- rma.mv(Sel_yi,Sel_vi,mods = ~EvergreenClass-1,random = ~1|Level4/Level3/Level2,method = 'ML',data = dataMatrix)
figMatrix_2 <- data.frame()
for(i in seq(1,nrow(res_2_Net$b))){
  # Net
  tempRowName <- row.names(res_2_Net$b)[[i]]
  selectID <- gregexpr('Class',tempRowName)[[1]]
  tempClass <- substring(tempRowName,(selectID + 5),nchar(tempRowName))
  tempMatrix <- data.frame(Class = tempClass,Mean = as.numeric(res_2_Net$b[i]),
                           UpLimit = as.numeric(res_2_Net$ci.ub[i]),LowLimit = as.numeric(res_2_Net$ci.lb[i]),
                           Group = 'Net')
  figMatrix_2 <- rbind(figMatrix_2,tempMatrix)
  # Com
  tempRowName <- row.names(res_2_Com$b)[[i]]
  selectID <- gregexpr('Class',tempRowName)[[1]]
  tempClass <- substring(tempRowName,(selectID + 5),nchar(tempRowName))
  tempMatrix <- data.frame(Class = tempClass,Mean = as.numeric(res_2_Com$b[i]),
                           UpLimit = as.numeric(res_2_Com$ci.ub[i]),LowLimit = as.numeric(res_2_Com$ci.lb[i]),
                           Group = 'Com')
  figMatrix_2 <- rbind(figMatrix_2,tempMatrix)
  # Sel
  tempRowName <- row.names(res_2_Sel$b)[[i]]
  selectID <- gregexpr('Class',tempRowName)[[1]]
  tempClass <- substring(tempRowName,(selectID + 5),nchar(tempRowName))
  tempMatrix <- data.frame(Class = tempClass,Mean = as.numeric(res_2_Sel$b[i]),
                           UpLimit = as.numeric(res_2_Sel$ci.ub[i]),LowLimit = as.numeric(res_2_Sel$ci.lb[i]),
                           Group = 'Sel')
  figMatrix_2 <- rbind(figMatrix_2,tempMatrix)
}
# Part 6.3: Nitrogen
dataMatrix$NitrogenClass <- as.factor(dataMatrix$NitrogenClass)
res_3_Net <- rma.mv(Net_yi,Net_vi,mods = ~NitrogenClass-1,random = ~1|Level4/Level3/Level2,method = 'ML',data = dataMatrix)
res_3_Com <- rma.mv(Com_yi,Com_vi,mods = ~NitrogenClass-1,random = ~1|Level4/Level3/Level2,method = 'ML',data = dataMatrix)
res_3_Sel <- rma.mv(Sel_yi,Sel_vi,mods = ~NitrogenClass-1,random = ~1|Level4/Level3/Level2,method = 'ML',data = dataMatrix)
figMatrix_3 <- data.frame()
for(i in seq(1,nrow(res_3_Net$b))){
  # Net
  tempRowName <- row.names(res_3_Net$b)[[i]]
  selectID <- gregexpr('Class',tempRowName)[[1]]
  tempClass <- substring(tempRowName,(selectID + 5),nchar(tempRowName))
  tempMatrix <- data.frame(Class = tempClass,Mean = as.numeric(res_3_Net$b[i]),
                           UpLimit = as.numeric(res_3_Net$ci.ub[i]),LowLimit = as.numeric(res_3_Net$ci.lb[i]),
                           Group = 'Net')
  figMatrix_3 <- rbind(figMatrix_3,tempMatrix)
  # Com
  tempRowName <- row.names(res_3_Com$b)[[i]]
  selectID <- gregexpr('Class',tempRowName)[[1]]
  tempClass <- substring(tempRowName,(selectID + 5),nchar(tempRowName))
  tempMatrix <- data.frame(Class = tempClass,Mean = as.numeric(res_3_Com$b[i]),
                           UpLimit = as.numeric(res_3_Com$ci.ub[i]),LowLimit = as.numeric(res_3_Com$ci.lb[i]),
                           Group = 'Com')
  figMatrix_3 <- rbind(figMatrix_3,tempMatrix)
  # Sel
  tempRowName <- row.names(res_3_Sel$b)[[i]]
  selectID <- gregexpr('Class',tempRowName)[[1]]
  tempClass <- substring(tempRowName,(selectID + 5),nchar(tempRowName))
  tempMatrix <- data.frame(Class = tempClass,Mean = as.numeric(res_3_Sel$b[i]),
                           UpLimit = as.numeric(res_3_Sel$ci.ub[i]),LowLimit = as.numeric(res_3_Sel$ci.lb[i]),
                           Group = 'Sel')
  figMatrix_3 <- rbind(figMatrix_3,tempMatrix)
}
# Part 6.4: Draw
# BL vs. NL
figMatrix_1$XLocation <- 0
selectID <- which(figMatrix_1$Class == 'Needle/Broad')
figMatrix_1$XLocation[selectID] <- 7
selectID <- which(figMatrix_1$Class == 'Needle*Broad')
figMatrix_1$XLocation[selectID] <- 6
# DE vs. EV
figMatrix_2$XLocation <- 0
selectID <- which(figMatrix_2$Class == 'Deciduous/Evergreen')
figMatrix_2$XLocation[selectID] <- 4.5
selectID <- which(figMatrix_2$Class == 'Deciduous*Evergreen')
figMatrix_2$XLocation[selectID] <- 3.5
# NF vs. non-NF
figMatrix_3$XLocation <- 0
selectID <- which(figMatrix_3$Class == 'Non-N/N')
figMatrix_3$XLocation[selectID] <- 2
selectID <- which(figMatrix_3$Class == 'Non-N*N')
figMatrix_3$XLocation[selectID] <- 1
figMatrix <- rbind(figMatrix_1,figMatrix_2,figMatrix_3)
# Polygons
width <- 0.2
polygons <- data.frame()
for(i in seq(1,nrow(figMatrix))){
  point_1 <- data.frame(X = figMatrix$XLocation[i] - width/2,Y = figMatrix$LowLimit[i])
  point_2 <- data.frame(X = figMatrix$XLocation[i] - width/2,Y = figMatrix$UpLimit[i])
  point_3 <- data.frame(X = figMatrix$XLocation[i] + width/2,Y = figMatrix$UpLimit[i])
  point_4 <- data.frame(X = figMatrix$XLocation[i] + width/2,Y = figMatrix$LowLimit[i])
  tempPolygon <- rbind(point_1,point_2,point_3,point_4,point_1)
  tempPolygon$ID <- i
  tempPolygon$Group <- figMatrix$Group[i]
  polygons <- rbind(polygons,tempPolygon)
}
dodge <- 0.3
selectID_1 <- which(figMatrix$Group == 'Net')
selectID_2 <- which(figMatrix$Group == 'Sel')
figMatrix$XLocation[selectID_1] <- figMatrix$XLocation[selectID_1] + dodge
figMatrix$XLocation[selectID_2] <- figMatrix$XLocation[selectID_2] - dodge
figMatrix$Group <- factor(figMatrix$Group,levels = c('Net','Com','Sel'),ordered = TRUE)
selectID_1 <- which(polygons$Group == 'Net')
selectID_2 <- which(polygons$Group == 'Sel')
polygons$X[selectID_1] <- polygons$X[selectID_1] + dodge
polygons$X[selectID_2] <- polygons$X[selectID_2] - dodge
polygons$Group <- factor(polygons$Group,levels = c('Net','Com','Sel'),ordered = TRUE)
# Draw
Fig_2f <- ggplot()+
  geom_vline(xintercept = 2.75,size = 0.3,color = '#000000')+
  geom_vline(xintercept = 5.25,size = 0.3,color = '#000000')+
  geom_hline(yintercept = 0,size = 0.3,color = '#000000',linetype = 'dashed')+
  geom_polygon(data = polygons,mapping = aes(x = X,y = Y,group = ID,fill = Group),alpha = 0.4)+
  geom_point(data = figMatrix,mapping = aes(x = XLocation,y = Mean,group = Group,color = Group),size = 0.5)+
  scale_color_manual(values = c(CMYKtoRGB(0.84,0.67,0,0),CMYKtoRGB(0.82,0.20,0.93,0.24),CMYKtoRGB(0,0.38,0.96,0)))+
  scale_fill_manual(values = c(CMYKtoRGB(0.84,0.67,0,0),CMYKtoRGB(0.82,0.20,0.93,0.24),CMYKtoRGB(0,0.38,0.96,0)))+
  scale_x_continuous(breaks = c(1,2,3.5,4.5,6,7),labels = c('NF x non-NF','NF / non-NF','DE x EV','DE / EV','BL x NL','BL / NL'))+
  scale_y_continuous(limits = c(-0.5,0.5),breaks = seq(-0.4,0.4,0.2),labels = c('-0.4','-0.2','0','0.2','0.4'),expand = c(0,0))+
  coord_flip()+
  theme_custom()+
  theme(axis.text.y = element_blank())
##==== Part 6: Biomass (Community) ====##

##==== Part 7: Combine figures ====##
Fig_2 <- ggdraw()+
  draw_plot(Fig_2a,x = 0,y = 0.5,width = 0.52,height = 0.5)+
  draw_plot(Fig_2b,x = 0.52,y = 0.5,width = 0.24,height = 0.5)+
  draw_plot(Fig_2c,x = 0.76,y = 0.5,width = 0.24,height = 0.5)+
  draw_plot(Fig_2d,x = 0.14,y = 0,width = 0.38,height = 0.5)+
  draw_plot(Fig_2e,x = 0.52,y = 0,width = 0.24,height = 0.5)+
  draw_plot(Fig_2f,x = 0.76,y = 0,width = 0.24,height = 0.5)
outputFileName <- paste0(currentPath,'/Fig_2.pdf')
pdf(file = outputFileName,width = 4.68,height = 5.6,colormodel = 'cmyk')
print(Fig_2)
dev.off()
##==== Part 7: Combine figures ====##